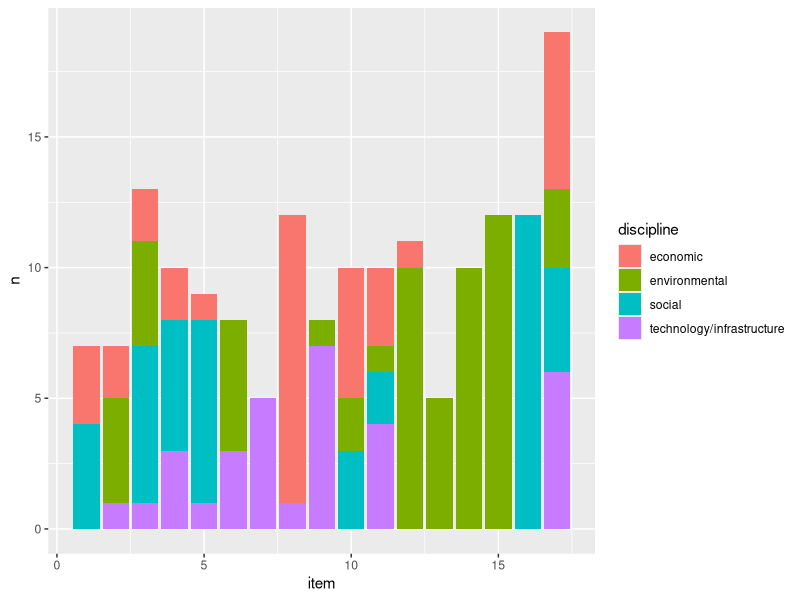
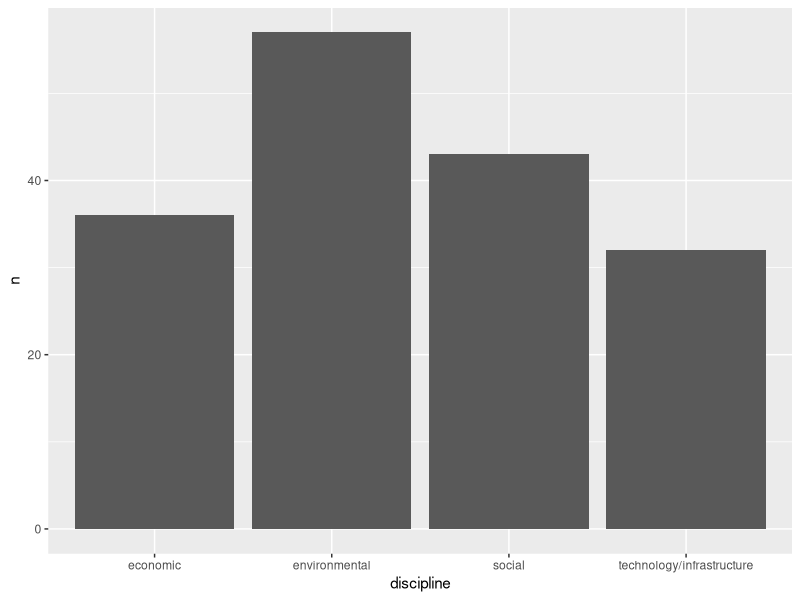
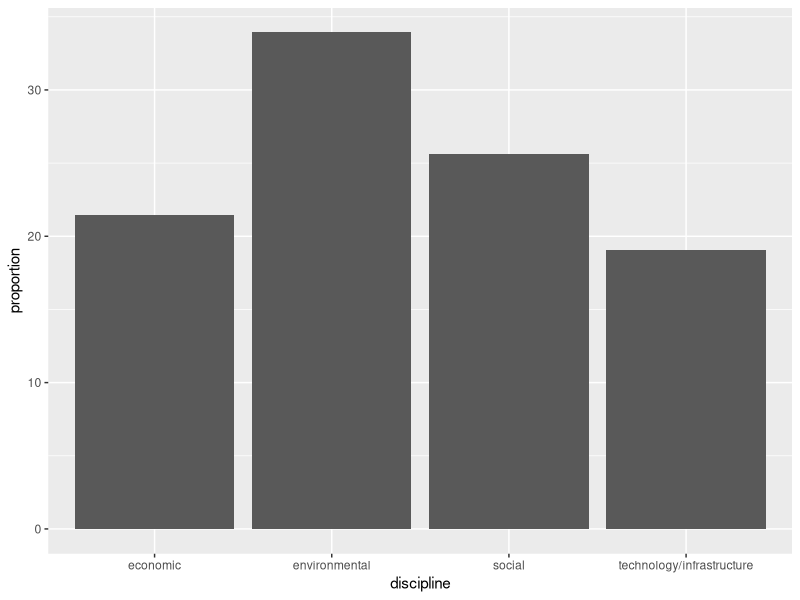
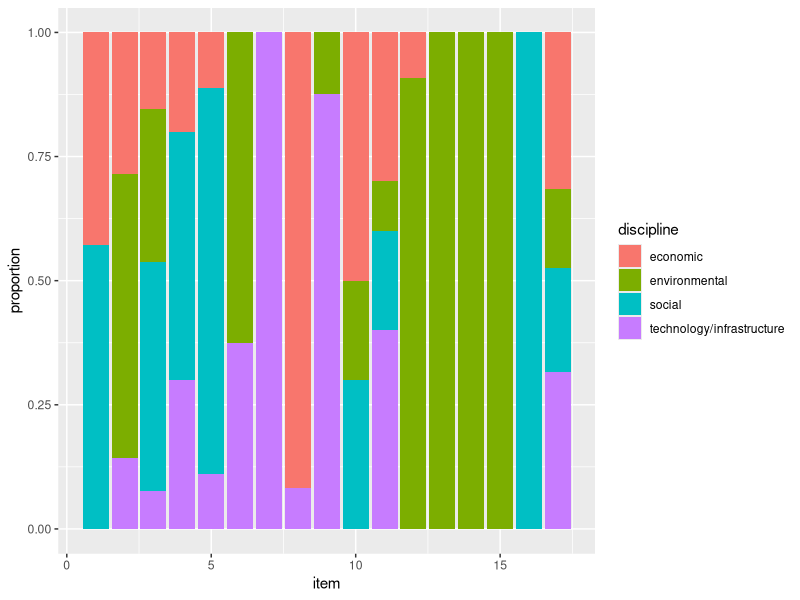

Reproduce these figures in R, in order.
## ---- chunk 1
knitr::opts_chunk$set(echo = TRUE)
## ---- chunk 2
library(tidyverse)
data <- read_csv("data/goals_targets.csv")

count.data <-  data %>%
  group_by(item, discipline) %>%
  summarise(n = n())

item <- count.data %>%
  group_by(item) %>%
  summarise(total = sum(n))

discipline.p <- left_join(count.data, item, by = "item")

                          
 discipline.p <- discipline.p %>%
  group_by(discipline) %>%
  mutate(proportion = n/total)

ggplot(count.data, aes(item, n, fill = discipline)) +
  geom_bar(stat = "identity")

library(skimr)
skim(count.data)

disciplines <- count.data %>%
  group_by(discipline) %>%
  summarise(n = sum(n), proportion = (n/168)*100)
  

ggplot(disciplines, aes(discipline, n)) +
  geom_bar(stat = "identity")

ggplot(disciplines, aes(discipline, proportion)) +
  geom_bar(stat = "identity")

ggplot(discipline.p, aes(item, proportion, fill = discipline)) +
  geom_col()
